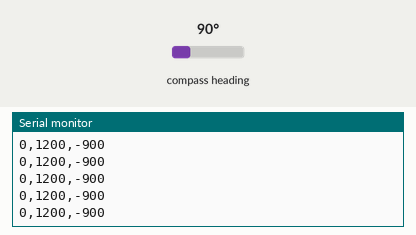
Recording of a program running on a simulated ESP32. Parts: the last lines printed to the serial monitor. The inputs (shaded band) are chosen by the test bench; at power-on: compass heading 90°.

Above: at 1.2 s.
1.3 s: compass heading set to 7°
At 2.0 s:
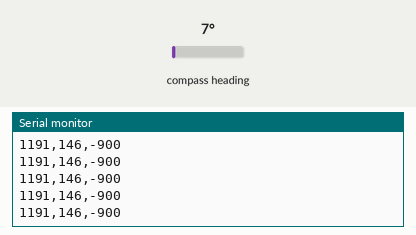
4.3 s: compass heading set to 180°
At 4.8 s:
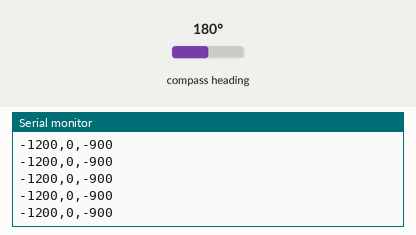
Timing chart, 0 to 7.3 s (numbered marks = the images above; inputs shaded):
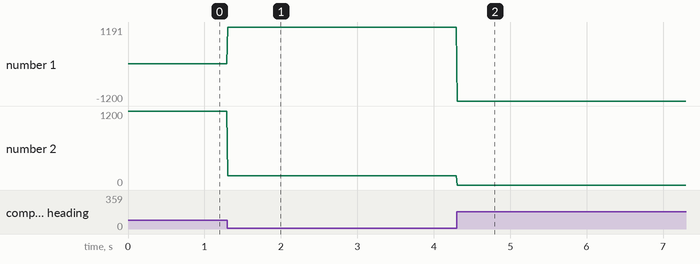

Measured:
- after the input at 1.3 s, the serial monitor: prints a new line at once (image 1)
- after the input at 4.3 s, the serial monitor: prints a new line at once (image 2)
- plotted number 1: 0 → 1191 after the input at 1.3 s, 1191 → -1200 after the input at 4.3 s
- plotted number 2: 1200 → 146 after the input at 1.3 s, 146 → 0 after the input at 4.3 s

The program:

main.cpp
```cpp
#include <QMC5883LCompass.h>
#include <math.h>

QMC5883LCompass compass;

void setup() {
  Serial.begin(9600);
  compass.init();
  // Serial.println("This will provide calibration settings for your QMC5883L chip. When prompted, move the magnetometer in all directions until the calibration is complete.");
  // Serial.println("Calibration will begin in 5 seconds.");
  // delay(5000);

  // Serial.println("CALIBRATING. Keep moving your sensor...");
  // compass.calibrate();
  // Serial.println("DONE. Copy the lines below and paste it into your projects sketch.);");
  // Serial.println();
  // Serial.print("compass.setCalibrationOffsets(");
  // Serial.print(compass.getCalibrationOffset(0));
  // Serial.print(", ");
  // Serial.print(compass.getCalibrationOffset(1));
  // Serial.print(", ");
  // Serial.print(compass.getCalibrationOffset(2));
  // Serial.println(");");
  // Serial.print("compass.setCalibrationScales(");
  // Serial.print(compass.getCalibrationScale(0));
  // Serial.print(", ");
  // Serial.print(compass.getCalibrationScale(1));
  // Serial.print(", ");
  // Serial.print(compass.getCalibrationScale(2));
  // Serial.println(");");

  // compass.setCalibrationOffsets(compass.getCalibrationOffset(0), compass.getCalibrationOffset(1), compass.getCalibrationOffset(2));
  // compass.setCalibrationScales(compass.getCalibrationScale(0), compass.getCalibrationScale(1), compass.getCalibrationScale(2));

  Serial.println();
  Serial.println("x,y,z");
}

void loop() {
  int x, y, z;
  float x_offset, y_offset, x_scale, y_scale, x_c, y_c;

  // Read compass values
  compass.read();

  // Return XYZ readings
  x = compass.getX();
  y = compass.getY();
  z = compass.getZ();

  x_offset = -158.92800950219117;
  y_offset = 254.23134906871306;
  x_scale = 1352.4144258849028;
  y_scale = 1405.1253106284073;

  x_c = (x - x_offset) / x_scale;
  y_c = (y - y_offset) / y_scale;

  // byte a = compass.getAzimuth();

  // char myArray[3];
  // compass.getDirection(myArray, a);

  // Hold the module so that Z is pointing 'up' and you can measure the heading with x&y
  // Calculate heading when the magnetometer is level, then correct for signs of axis.
  float heading = atan2(y_c, x_c);

  // Once you have your heading, you must then add your 'Declination Angle', which is the 'Error' of the magnetic field in your location.
  // Find yours here: http://www.magnetic-declination.com/
  // Mine is: -13* 2' W, which is ~13 Degrees, or (which we need) 0.22 radians
  // If you cannot find your Declination, comment out these two lines, your compass will be slightly off.
  float declinationAngle = 0.068;
  heading += declinationAngle;

  // Correct for when signs are reversed.
  if(heading < 0)
    heading += 2*PI;

  // Check for wrap due to addition of declination.
  if(heading > 2*PI)
    heading -= 2*PI;

  // Convert radians to degrees for readability.
  float headingDegrees = heading * 180/M_PI;

  // // Print xyz in csv style
  Serial.printf("%d,%d,%d\n", x,y,z);

  // Output heading degrees
  // Serial.printf("Heading: %f degrees", headingDegrees);
  // Serial.println("");

  // Serial.print(myArray[0]);
  // Serial.print(myArray[1]);
  // Serial.print(myArray[2]);
  // Serial.println();

  // delay(100);
}
```
